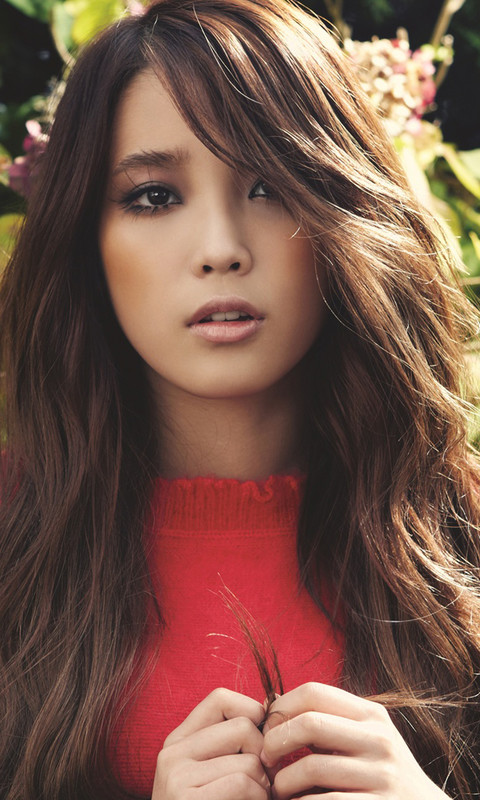
//> input picture materials/face2.jpg, 480 x 800 px
$ ./main   (built with g++ and OpenCV 4)
//> lines starting //> are read from the running program, lines starting //| are printed output that depends on the picture; after the words box and inside, x2 and y2 are one past the last pixel; in counts of white or black regions, pixels touching at a corner belong together
/****************************************************************************
**
** Copyright (C) 2019 Xiaohai <xiaohaidotpro@outlook.com>.
** Contact: http://xiaohai.pro
**
** This file is part of learningOpenCV3
**
**
****************************************************************************/

#include "bits/stdc++.h"

#include "opencv2/opencv.hpp"

int main(int /* argc */, char** /* argv */) {
    cv::Mat imgRGB, imgGRY, imgCNY;

    imgRGB = cv::imread("../../materials/face2.jpg", cv::IMREAD_COLOR);
//> imgRGB is the input picture: 800 rows x 480 cols, CV_8UC3; mean B, G, R 74.6, 87, 120.4
    if (imgRGB.empty()) {
        std::cout << "load image failed..." << std::endl;
        return -1;
    }

    std::string inputWindowTitle{"Input Window Title"};
    cv::namedWindow(inputWindowTitle.c_str(), cv::WINDOW_GUI_NORMAL);
    cv::imshow(inputWindowTitle.c_str(), imgRGB);

    cv::cvtColor(imgRGB, imgGRY, cv::COLOR_BGR2GRAY);
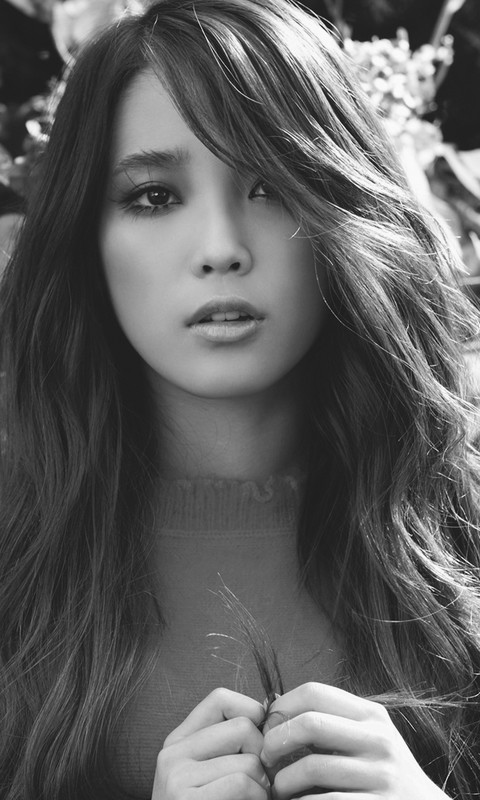
//> imgGRY: 800 rows x 480 cols, CV_8UC1; min 9, max 255, mean 95.6
    std::string grayWindowTitle{"Gray Window Title"};
    cv::namedWindow(grayWindowTitle.c_str(), cv::WINDOW_GUI_NORMAL);
    cv::imshow(grayWindowTitle.c_str(), imgGRY);

    cv::Canny(imgGRY, imgCNY, 10, 100, 3, true);
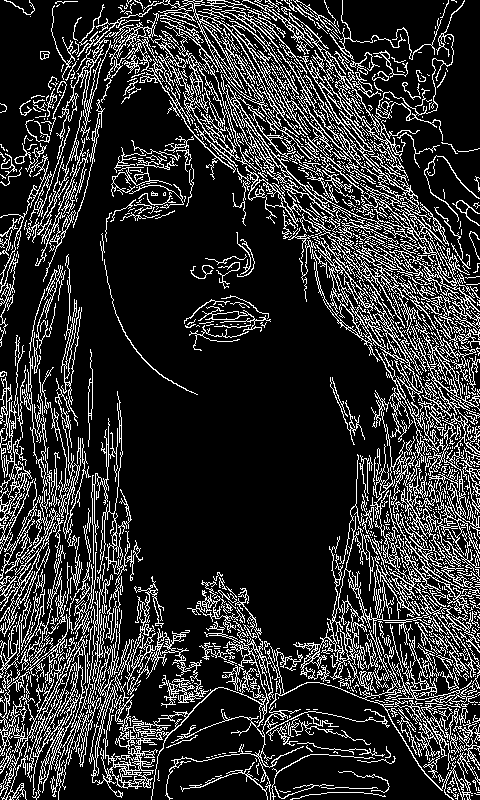
//> imgCNY: 800 rows x 480 cols, CV_8UC1; 18.8% white in thin lines or dots
    std::string cannyWindowTitle{"Canny Window"};
    cv::namedWindow(cannyWindowTitle.c_str(), cv::WINDOW_GUI_NORMAL);
    cv::imshow(cannyWindowTitle.c_str(), imgCNY);

    cv::waitKey(0);

    cv::destroyAllWindows();

    return 0;
}

$ run again, with materials/face1.jpg copied over materials/face2.jpg
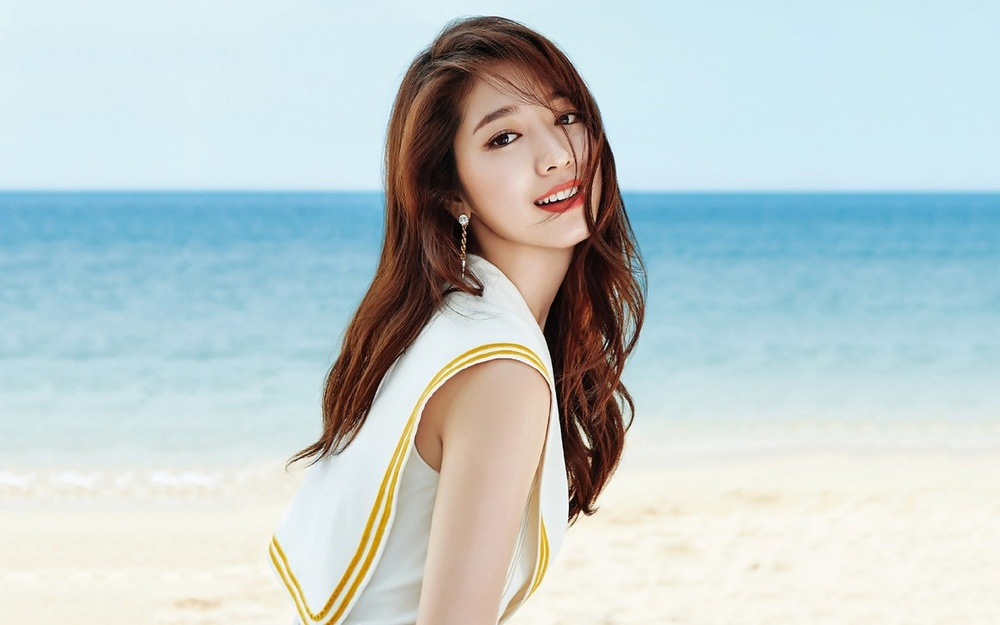
//> input picture materials/face1.jpg, 1000 x 625 px, shrunk from 1280 x 800 before the run
//> imgRGB is the input picture: 625 rows x 1000 cols, CV_8UC3; mean B, G, R 204.4, 204, 191.4
//> `cv::cvtColor(imgRGB, imgGRY, cv::COLOR_BGR2GRAY);`:
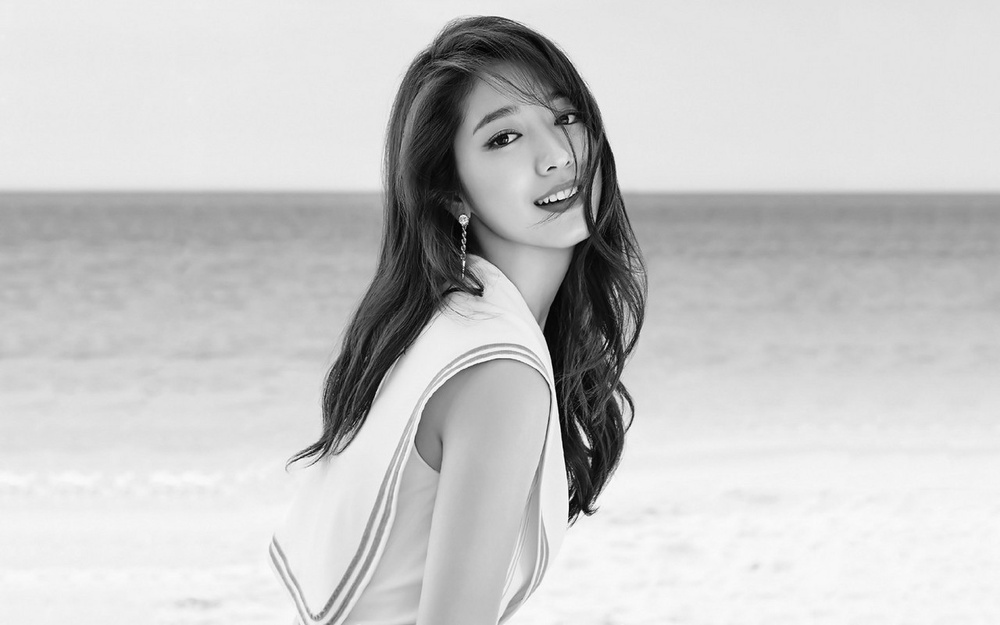
//> imgGRY: 625 rows x 1000 cols, CV_8UC1; min 0, max 255, mean 200.3
//> `cv::Canny(imgGRY, imgCNY, 10, 100, 3, true);`:
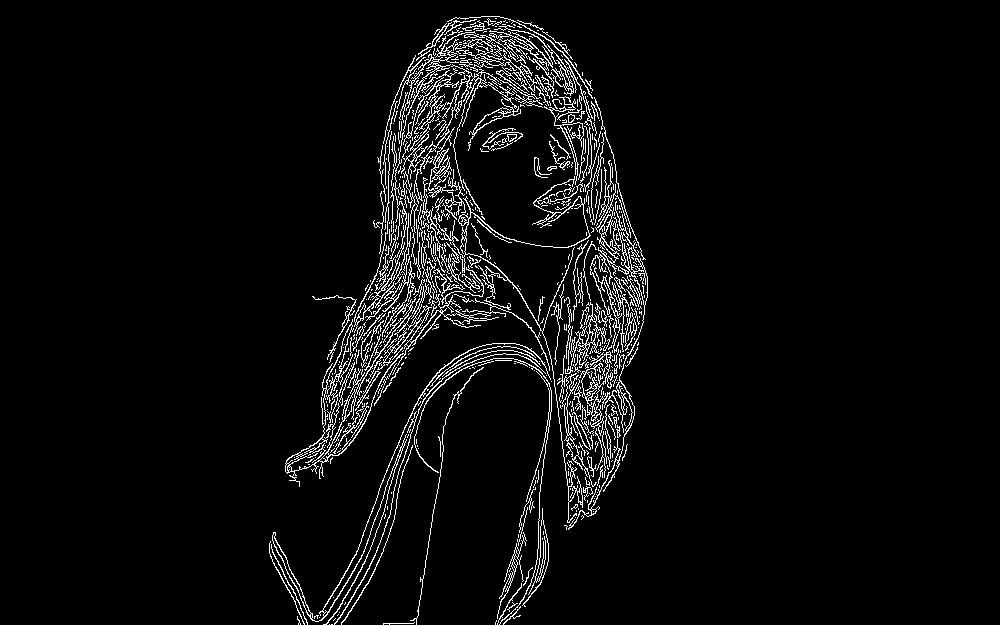
//> imgCNY: 625 rows x 1000 cols, CV_8UC1; 4.5% white in thin lines or dots, all inside (x1, y1, x2, y2) = (269, 16, 648, 625)

$ run again, with materials/face3.jpg copied over materials/face2.jpg
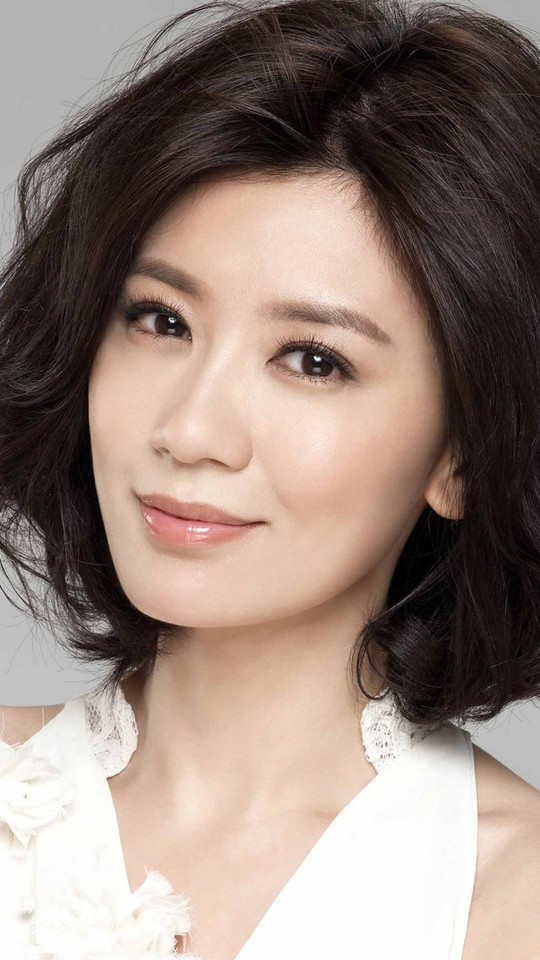
//> input picture materials/face3.jpg, 540 x 960 px
//> imgRGB is the input picture: 960 rows x 540 cols, CV_8UC3; mean B, G, R 122.9, 132.6, 149.4
//> `cv::cvtColor(imgRGB, imgGRY, cv::COLOR_BGR2GRAY);`:
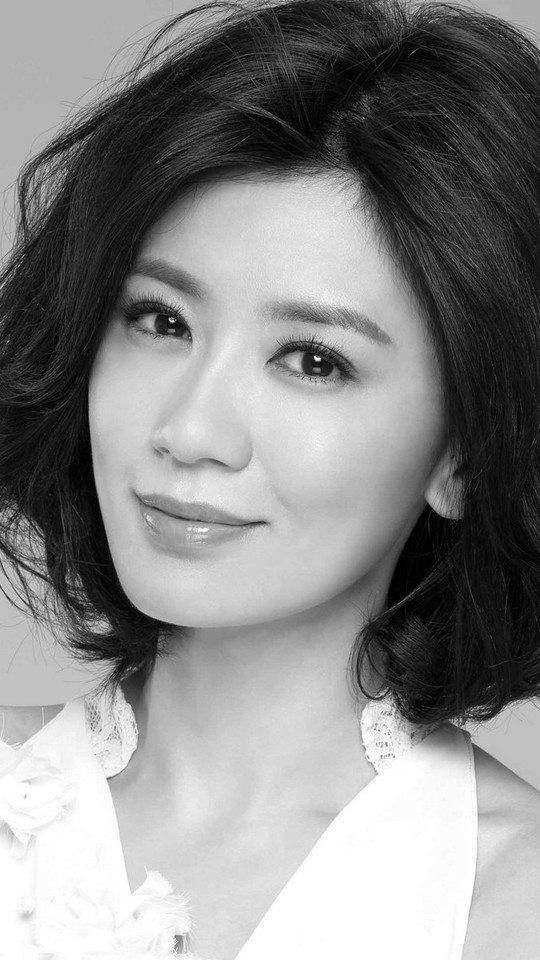
//> imgGRY: 960 rows x 540 cols, CV_8UC1; min 0, max 255, mean 136.5
//> `cv::Canny(imgGRY, imgCNY, 10, 100, 3, true);`:
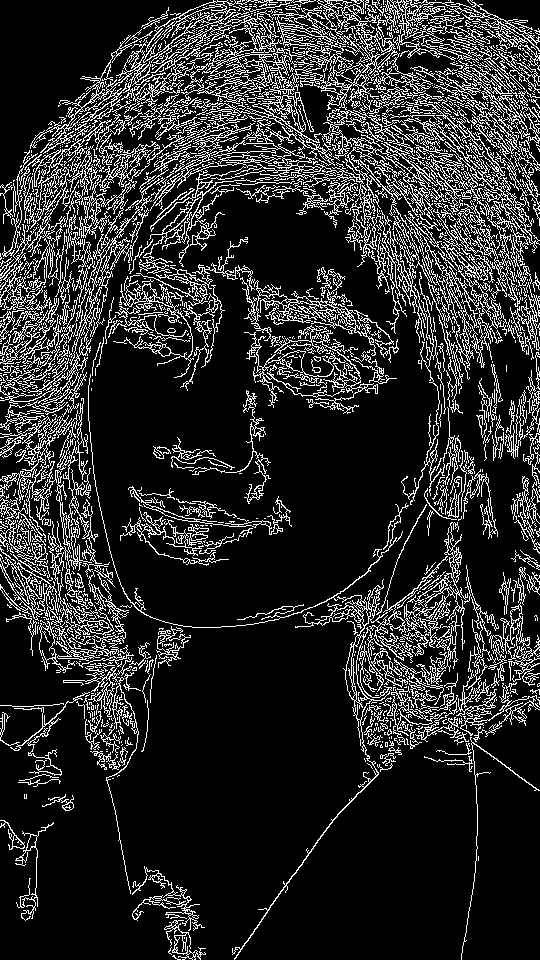
//> imgCNY: 960 rows x 540 cols, CV_8UC1; 16.5% white in thin lines or dots

$ run again, with materials/2.jpg copied over materials/face2.jpg
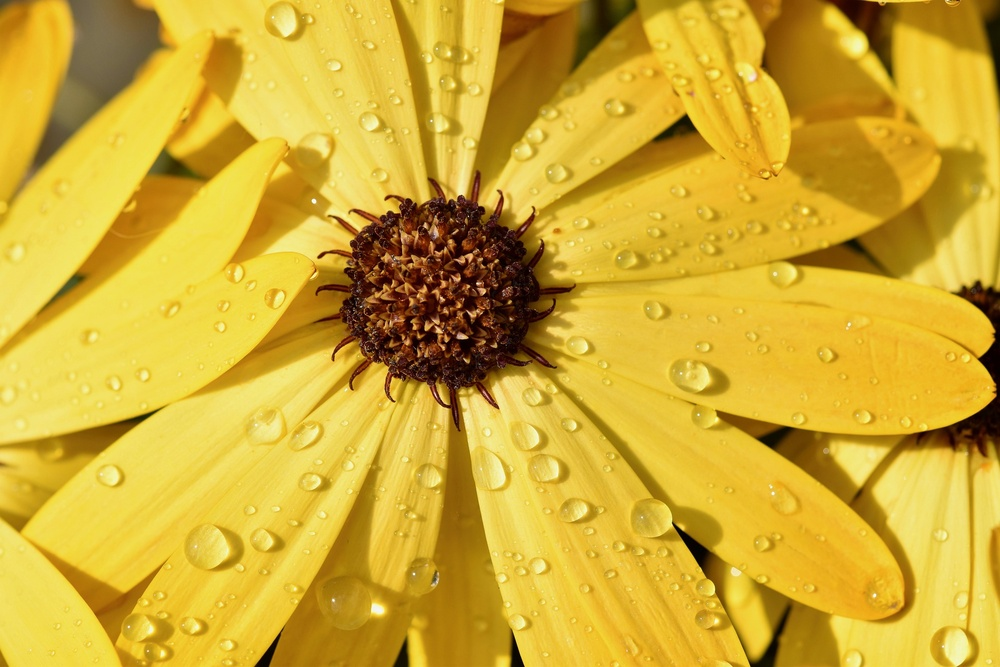
//> input picture materials/2.jpg, 1000 x 667 px, shrunk from 1920 x 1280 before the run
//> imgRGB is the input picture: 667 rows x 1000 cols, CV_8UC3; mean B, G, R 50.3, 171.8, 208.5
//> `cv::cvtColor(imgRGB, imgGRY, cv::COLOR_BGR2GRAY);`:
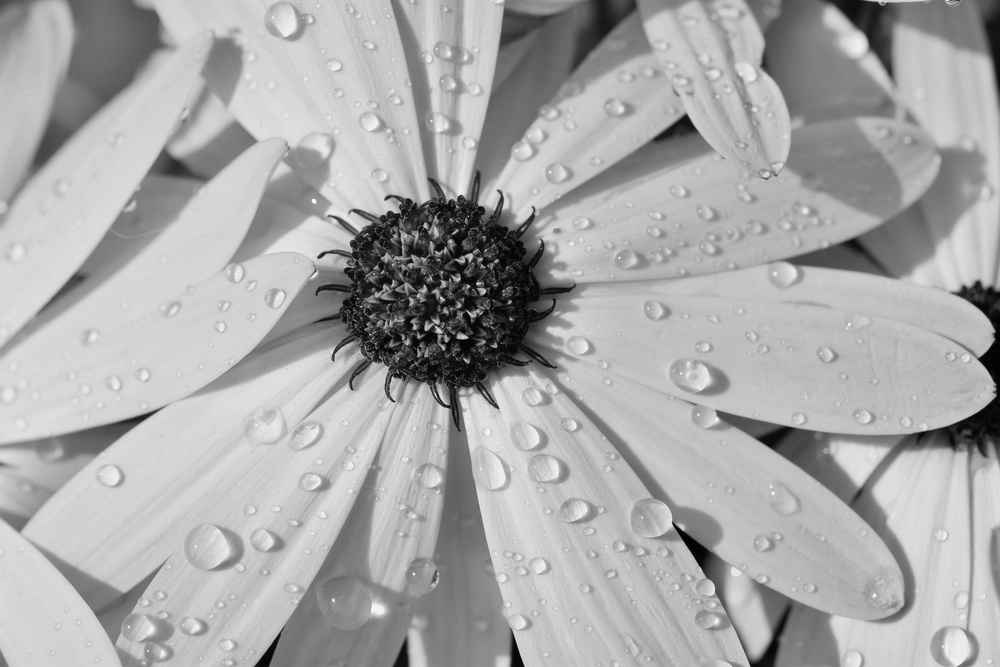
//> imgGRY: 667 rows x 1000 cols, CV_8UC1; min 1, max 250, mean 168.9
//> `cv::Canny(imgGRY, imgCNY, 10, 100, 3, true);`:
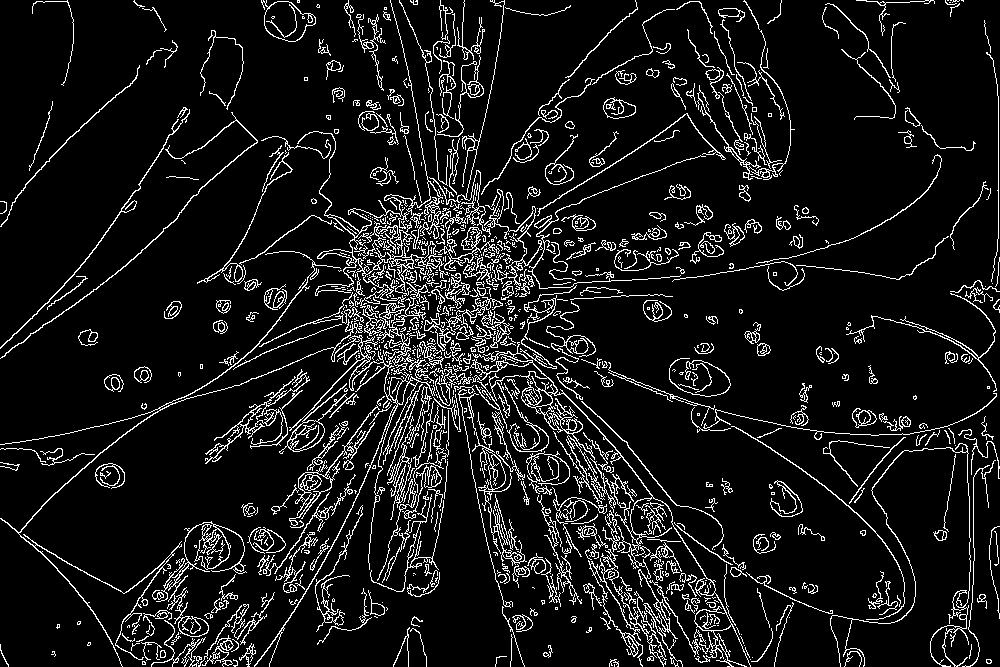
//> imgCNY: 667 rows x 1000 cols, CV_8UC1; 9.2% white in thin lines or dots
